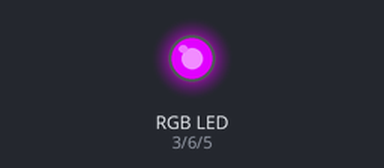
Bench run of a sketch on a simulated Arduino Uno, built with avr-gcc and run on an emulated ATmega328P. Parts: an RGB LED mixed from three pins (HIGH = lit). Random numbers use the default seed unless the sketch sets one.

Above: at 0.1 s.
At 5.75 s:
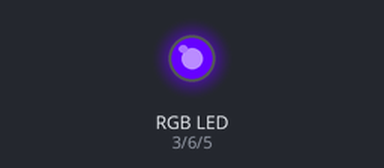
At 11.5 s:
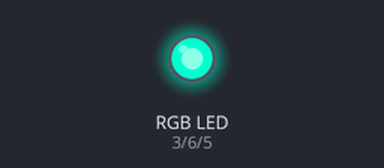
At 17.33 s:
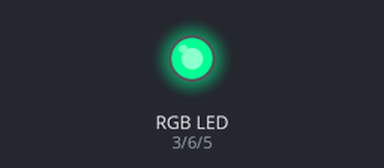
At 23.0 s:
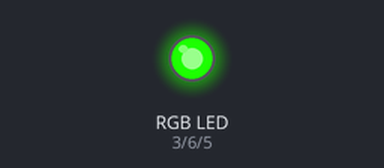
At 34.6 s:
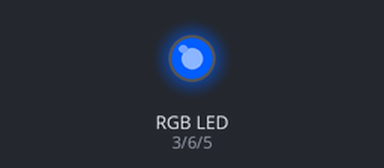
Timing chart, 0 to 40.0 s (numbered marks = the images above):
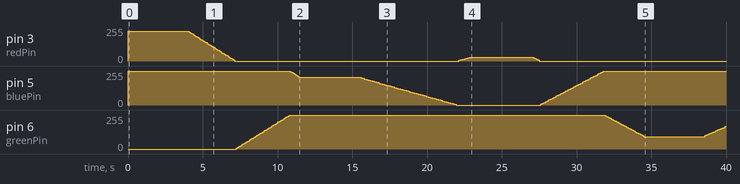

The sketch:

random_RBG_LIB.ino
```cpp
const int redPin = 3;
const int greenPin = 6;
const int bluePin = 5;
#include <RGBMood.h>
RGBMood m(redPin, greenPin, bluePin);

void setup() {
  m.setMode(RGBMood::RANDOM_HUE_MODE);  // Automatic random fade.
  m.setHoldingTime(4000);  // Keep the same color for 4 seconds before fading again.
  m.setFadingSteps(150);   // Fade with 150 steps.
  m.setFadingSpeed(50);    // Each step last 50ms. A complete fade takes 50*150 = 7.5 seconds
  m.setHSB(random(359), 255, 255); // Random hue mode only change the hue so we first set the saturation and brightness to what we want.
}

void loop() {
  m.tick(); // Update the colors.
}
```
